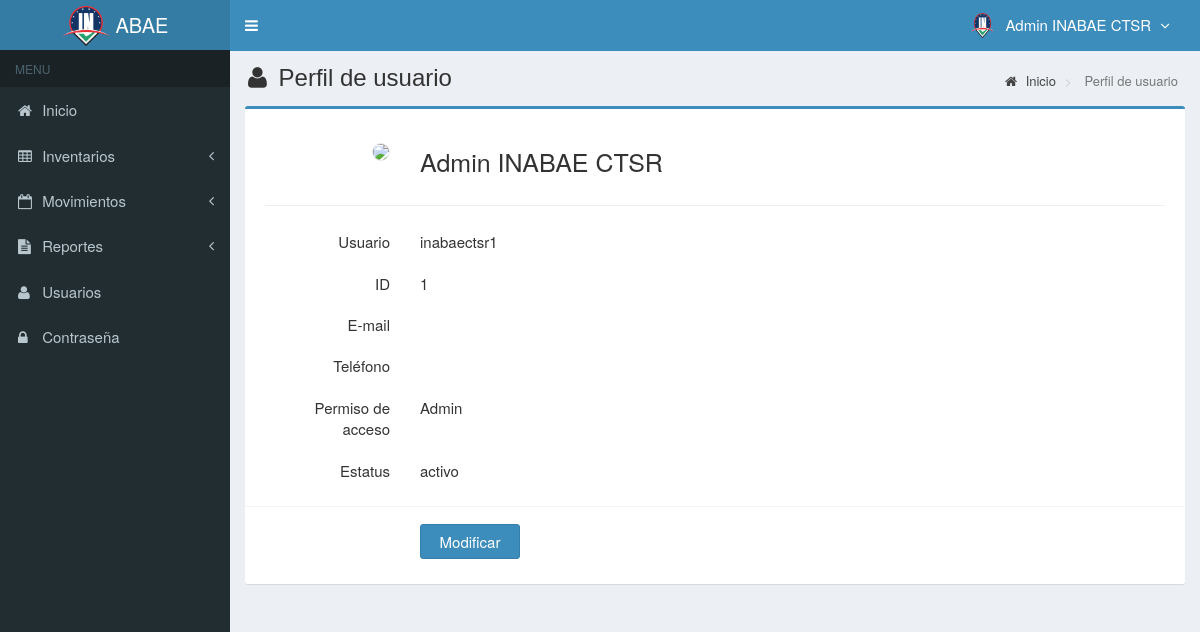
The app's page /main.php?module=profile (signed in) with its own data.
### tables this page shows
CREATE TABLE `usuarios` (
  `id_user` int(3) NOT NULL,
  `username` varchar(50) NOT NULL,
  `name_user` varchar(50) NOT NULL,
  `cedula_user` int(20) NOT NULL,
  `password` varchar(50) NOT NULL,
  `email` varchar(50) DEFAULT NULL,
  `telefono` varchar(13) DEFAULT NULL,
  `foto` varchar(100) DEFAULT NULL,
  `permisos_acceso` varchar(30) NOT NULL,
  `status` enum('activo','bloqueado') NOT NULL DEFAULT 'activo',
  `created_at` timestamp NOT NULL DEFAULT current_timestamp(),
  `updated_at` timestamp NOT NULL DEFAULT current_timestamp() ON UPDATE current_timestamp(),
  `sede` varchar(30) DEFAULT NULL
);

### modules/profile/view.php (the view, shortened to what this page needs)
<?php
if (isset($_SESSION['id_user'])) {
  $query = mysqli_query($mysqli, "SELECT * FROM usuarios WHERE id_user='$_SESSION[id_user]'")
                                  or die('error: '.mysqli_error($mysqli));
  $data  = mysqli_fetch_assoc($query);
}
?>
<section class="content-header">
  <h1>
    <i class="fa fa-user icon-title"></i> Perfil de usuario
  </h1>
  <ol class="breadcrumb">
    <li><a href="?module=start"><i class="fa fa-home"></i> Inicio</a></li>
    <li class="active"> Perfil de usuario</li>
  </ol>
</section>
<section class="content">
  <div class="row">
    <div class="col-md-12">
      <div class="box box-primary">
        <form role="form" class="form-horizontal" method="POST" action="?module=form_profile" enctype="multipart/form-data">
          <div class="box-body">
            <div class="form-group">
              <label class="col-sm-2 control-label">
              <?php
              if ($data['foto']=="") { ?>
                <img style="border:1px solid #eaeaea;border-radius:50px;" src="images/user/user-default.png" width="75">
              <?php
              }
              else { ?>
                <img style="border:1px solid #eaeaea;border-radius:50px;" src="images/user/<?php echo $data['foto']; ?>" width="75">
              <?php
              }
              ?>
              </label>
              <label style="font-size:25px;margin-top:10px;" class="col-sm-8"><?php echo $data['name_user']; ?></label>
            </div>
            <hr>
            <div class="form-group">
              <label class="col-sm-2 control-label">Usuario</label>
              <label style="text-align:left" class="col-sm-8 control-label"> <?php echo $data['username']; ?></label>
            </div>
            <div class="form-group">
              <label class="col-sm-2 control-label">ID</label>
              <label style="text-align:left" class="col-sm-8 control-label"> <?php echo $data['id_user']; ?></label>
            </div>
            <div class="form-group">
              <label class="col-sm-2 control-label">E-mail</label>
              <label style="text-align:left" class="col-sm-8 control-label"> <?php echo $data['email']; ?></label>
            </div>
            <div class="form-group">
              <label class="col-sm-2 control-label">Teléfono</label>
              <label style="text-align:left" class="col-sm-8 control-label"> <?php echo $data['telefono']; ?></label>
            </div>
            <div class="form-group">
              <label class="col-sm-2 control-label">Permiso de acceso</label>
              <label style="text-align:left" class="col-sm-8 control-label"> <?php echo $data['permisos_acceso']; ?></label>
            </div>
            <div class="form-group">
              <label class="col-sm-2 control-label"> Estatus</label>
              <label style="text-align:left" class="col-sm-8 control-label"> <?php echo $data['status']; ?></label>
            </div>
          </div>
          <div class="box-footer">
            <div class="form-group">
              <div class="col-sm-offset-2 col-sm-10">
                <input type="submit" class="btn btn-primary btn-submit" name="Modificar" value="Modificar">
              </div>
            </div>
          </div>
        </form>
      </div>
    </div>
  </div>
</section><!-- /.content

### top-menu.php (shortened to what this page needs)
<?php
require_once "config/database.php";
$query = mysqli_query($mysqli, "SELECT id_user, name_user, foto, permisos_acceso FROM usuarios WHERE id_user='$_SESSION[id_user]'")
                                or die('error: '.mysqli_error($mysqli));
$data = mysqli_fetch_assoc($query);
?>
<li class="dropdown user user-menu">
  <a href="#" class="dropdown-toggle" data-toggle="dropdown">
  <?php
  if ($data['foto']=="") { ?>
    <img src="images/user/INABAE_Logo.png" class="user-image" alt="User Image"/>
  <?php
  }
  else { ?>
    <img src="images/user/<?php echo $data['foto']; ?>" class="user-image" alt="User Image"/>
  <?php
  }
  ?>
    <span class="hidden-xs"><?php echo $data['name_user']; ?> <i style="margin-left:5px" class="fa fa-angle-down"></i></span>
  </a>
</li>

### assets/css/style.css (style rules this page uses)
.form-horizontal .control-label { margin-bottom: 0; padding-top: 5px; text-align: right; }
label { display: inline-block; font-size: 15px; font-weight: 400; margin-bottom: 5px; max-width: 100%; }
.content-header { padding: 15px 18px 0; position: relative; }
.content-header > .breadcrumb { background: transparent none repeat scroll 0 0; border-radius: 2px; float: right; font-size: 13px; margin-bottom: 0; margin-top: 0; padding: 7px 12px; position: absolute; right: 10px; top: 15px; }
.btn-submit { width: 100px; margin-top: 7px; margin-right: 10px; font-size: 15px; }
.icon-title { margin-right: 5px; }
body { background-color: #fff; color: #333; font-size: 15px; line-height: 1.42857; }

### records on screen
usuarios: name_user "Admin INABAE CTSR", username "inabaectsr1", id_user "1", permisos_acceso "Admin", status "activo"
